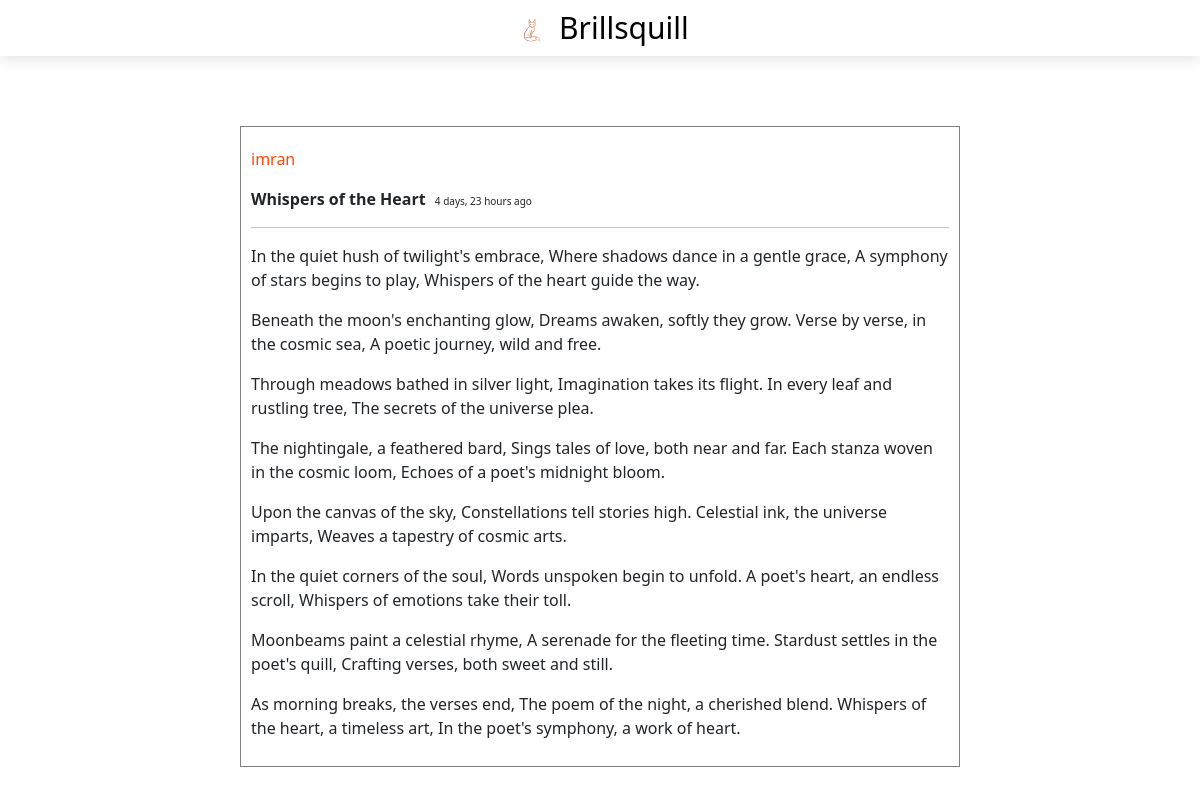
Page /9/share/ on the committed database.
### profiles/models.py (models this page shows)
class Poems(models.Model):
    title = models.CharField(max_length=200, blank=True)
    author = models.ForeignKey(User, on_delete=models.CASCADE, related_name='blog_posts')
    poem = HTMLField()
    created_on = models.DateTimeField(default=timezone.now)
    class Meta:
        ordering = ['-created_on']

### profiles/views.py (the view)
# urls.py: path('<int:poem_id>/share/' ,views.share, name='share'),
def share(request, poem_id):
    poem = None
    image_poem = None
    user_profile = None
    try:
        poem = get_object_or_404(Poems, id=poem_id)
        user_profile = get_object_or_404(UserProfile, person=poem.author)
    except:
        try:
            image_poem = get_object_or_404(ImagePoem, id=poem_id)
            user_profile = get_object_or_404(UserProfile, person=image_poem.author)
        except:
            pass  # Handle the case when neither Poem nor ImagePoem is found
    context = {'poem': poem, 'image_poem': image_poem, 'user_profile': user_profile}
    return render(request, 'profiles/poem/share.html', context)

### templates/profiles/poem/share.html (shortened to what this page needs)
{% load static %}{% load humanize %}
<!DOCTYPE html>
<html>
<head>
<link href="https://cdn.jsdelivr.net/npm/bootstrap@5.3.2/dist/css/bootstrap.min.css" rel="stylesheet">
<link rel="stylesheet" href="{% static 'css/join/join.css' %}">
</head>
<body>
<div class="share-nav">
    <center>
    <a href="{% url 'home' %}"> <img src="{% static  'images/brillzquill_logo (2).png'  %}"> Brillsquill</a>
</center>
</div>
{% if poem %}
<div class="container-for-poem">
    <p class="author">{{poem.author}}</p>
    <p class="poem-title"> {{ poem.title }}  <span>  {{ poem.created_on|timesince|naturaltime }} ago</span></p>
    <hr>
    <p> {{ poem.poem | safe }}</p>
 </div>
  {% else %}
 <p>No content found for the given ID.</p>
{% endif %}
</body>
</html>

### templates/profiles/poem/share.html (style rules this page uses)
.author { margin-top:10px; }
.share-nav { background-color: #ffffff; box-shadow: rgba(0, 0, 0, 0.1) 0px 4px 12px; padding:5px; }
.share-nav a { font-size: 30px; color:black; text-decoration: none; }
.share-nav img { width:40px; }
.container-for-poem { padding:10px; width:60%; border:1px solid grey; position: relative; left:50%; transform: translateX(-50%); margin-top:70px; word-wrap: break-word; z-index: -2; }
.poem-title { font-size: 16px; font-weight: bold; }
.poem-title span { margin-left:5px; font-size: 10px; font-weight: lighter; }
.author { color:orangered; }

### rows in the picture
Poems: author "imran", title "Whispers of the Heart", created_on "4 days, 23 hours", poem "In the quiet hush of twilight's embrace, Where shadows dance in a gentle grace, A symphony of stars begins to play, Whispers of the heart guide the way. Beneath the moon's enchanting glow, Dreams awaken, softly they grow. Verse by verse, in the cosmic sea, A poetic journey, wild and free. Through meadows bathed in silver light, Imagination takes its flight. In every leaf and rustling tree, The secrets of the universe plea. The nightingale, a feathered bard, Sings tales of love, both near and far. Each stanza woven in the cosmic loom, Echoes of a poet's midnight bloom. Upon the canvas of the sky, Constellations tell stories high. Celestial ink, the universe imparts, Weaves a tapestry of…"
